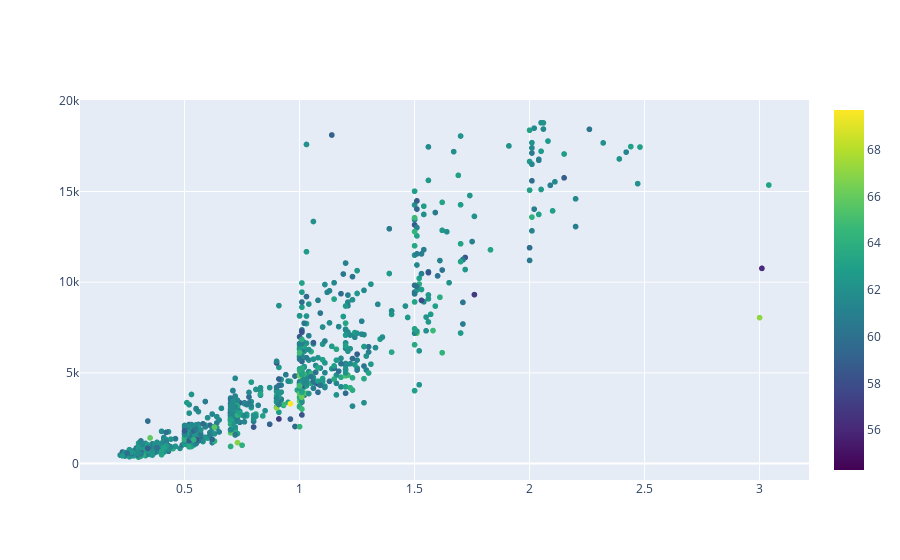

Here is the notebook cell this chart was saved with:
### Code cell
trace = go.Scattergl(
    x = sample.carat,
    y = sample.price,
    text= sample.depth,
    mode = 'markers',
    
    marker = dict(
#         size = sample.carat*5,
        color = sample.depth,
        colorscale='Viridis',
        showscale=True
    )
)

data = [trace]

iplot(data)

### Figure 1 — Plotly figure (JSON) as saved in the notebook; plotly's stock layout.template omitted (floating-point values rounded to 4 significant figures; data arrays with more than 128 entries replaced by an {"elided": "..."} marker saying what was removed)
{"data": [{"marker": {"color": {"elided": "1000 float values"}, "colorscale": [[0, "#440154"], [0.1111, "#482878"], [0.2222, "#3e4989"], [0.3333, "#31688e"], [0.4444, "#26828e"], [0.5556, "#1f9e89"], [0.6667, "#35b779"], [0.7778, "#6ece58"], [0.8889, "#b5de2b"], [1, "#fde725"]], "showscale": true}, "mode": "markers", "text": {"elided": "1000 float values"}, "type": "scattergl", "x": {"elided": "1000 float values"}, "y": {"elided": "1000 int values"}}], "layout": {}}
